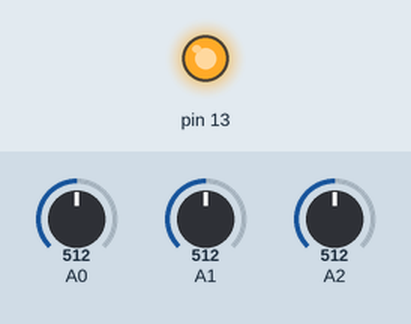
Bench run of a sketch on a simulated Arduino Uno, built with avr-gcc and run on an emulated ATmega328P. Parts: output pins drawn as LEDs (lit = HIGH). The test bench sets the inputs (shaded band); at power-on: A0 = 512, A1 = 512, A2 = 512. What the sketch prints to the serial monitor is not drawn.

Above: at 0.01 s.
At 1.3 s:
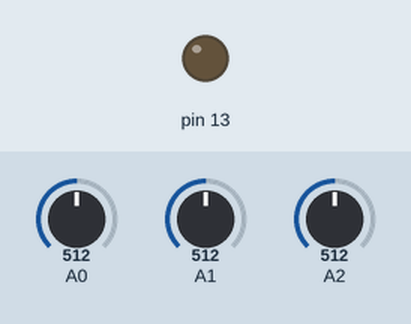
1.4 s: A0 set to 716
3.1 s: A1 set to 716
4.9 s: A2 set to 716
6.7 s: A0 set to 900
8.5 s: A1 set to 900
10.3 s: A2 set to 900
Timing chart, 0 to 13.1 s (numbered marks = the images above; inputs shaded):
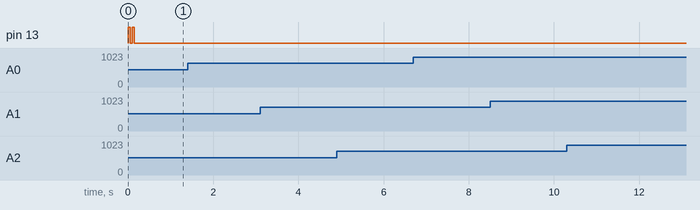

Measured:
- after the input at 1.4 s, every drawn part: stays the same
- after the input at 3.1 s, every drawn part: stays the same
- after the input at 4.9 s, every drawn part: stays the same
- after the input at 6.7 s, every drawn part: stays the same
- after the input at 8.5 s, every drawn part: stays the same
- after the input at 10.3 s, every drawn part: stays the same

The sketch:

sensorMain.ino
```cpp
// defines pins numbers
//const int trigPin = 12;
//const int echoPin = 11;
unsigned long previousByte = 0;

byte match_a[2] = {101,251}; // array om de input mee te vergelijken
byte match_b[2] = {102,252}; // array om de input mee te vergelijken
byte match_c[2] = {103,253}; // array om de input mee te vergelijken
byte dataOutA[4] = {251,0,0,101};
byte dataOutB[4] = {252,0,0,102};
byte dataOutC[4] = {253,0,0,103};

// defines variables
long duration;
int distance;
int LDR1;
int LDR2;
int LDR3;

void setup() {
//  pinMode(trigPin, OUTPUT); // Sets the trigPin as an Output
//  pinMode(echoPin, INPUT); // Sets the echoPin as an Input
  pinMode(13, OUTPUT);
  Serial.begin(9600); // Starts the serial communication
  digitalWrite(13, HIGH);
  delay(50);
  digitalWrite(13, LOW);
  delay(50);
  digitalWrite(13, HIGH);
  delay(50);
  digitalWrite(13, LOW);
}

void loop() {
//Clears the trigPin
//digitalWrite(trigPin, LOW);
  delay(5);


  // Sets the trigPin on HIGH state for 10 micro seconds
  //  digitalWrite(trigPin, HIGH);
  //  delayMicroseconds(10);
  //  digitalWrite(trigPin, LOW);

  // Reads the echoPin, returns the sound wave travel time in microseconds
  //  duration = pulseIn(echoPin, HIGH);

  // Calculating the distance
  //  distance= duration*0.034/2;

  //calculate LDR value and send data
  //LDR 1
  LDR1 = analogRead(A0);
  dataOutA[1] = LDR1 / 256;
  dataOutA[2] = LDR1 % 256;
  Serial.write(dataOutA,4);

  //LDR 2
  LDR2 = analogRead(A1);
  dataOutB[1] = LDR2 / 256;
  dataOutB[2] = LDR2 % 256;
  Serial.write(dataOutB,4);

  //LDR3
  LDR3 = analogRead(A2);
  dataOutC[1] = LDR3 / 256;
  dataOutC[2] = LDR3 % 256;
  Serial.write(dataOutC,4);

//  Prints the distance on the Serial Monitor
//  Serial.print("Distance: ");
//  Serial.println(distance);
}
```
